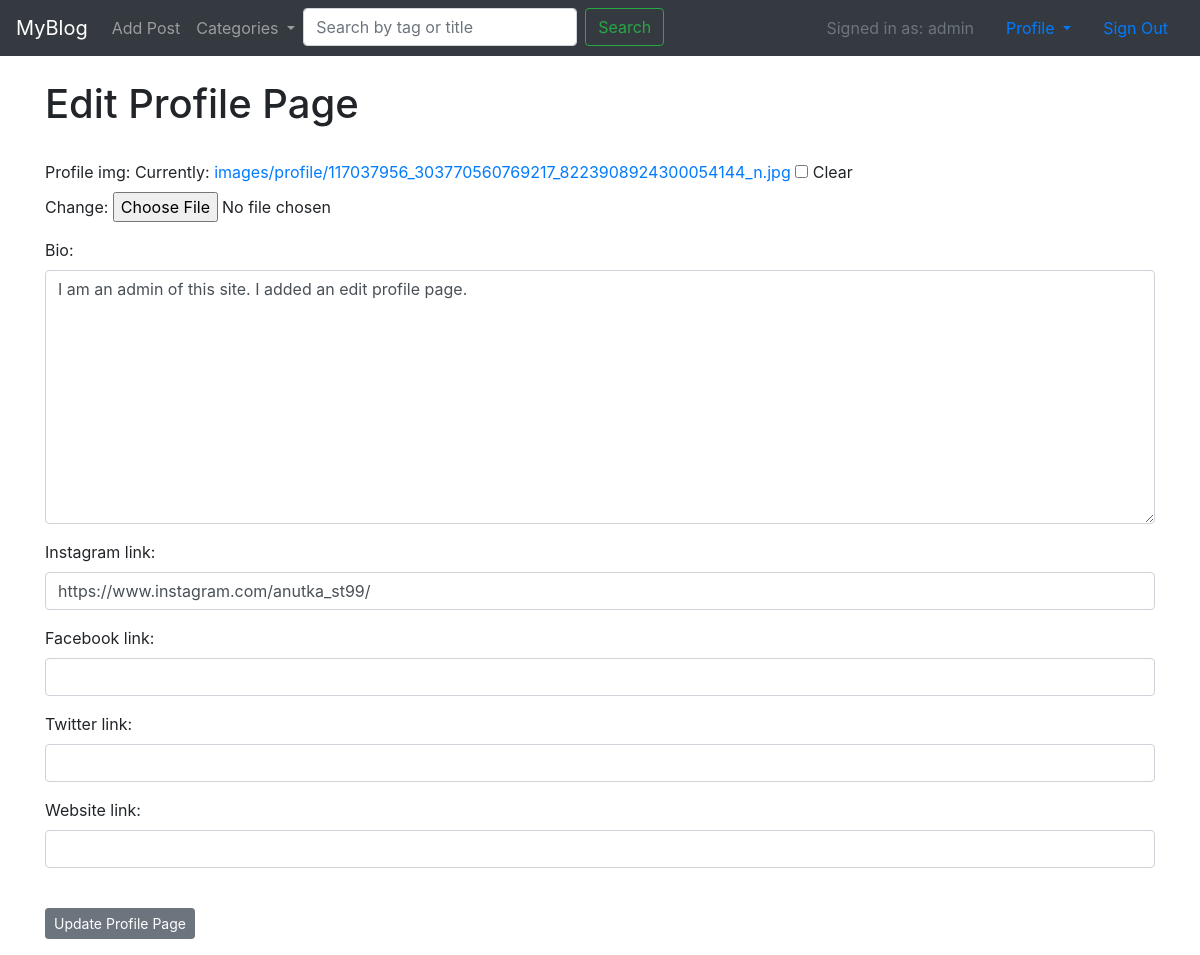
/users/edit_profile/1/ (signed in), run on the app's committed database.
### blog/models.py (models this page shows, shortened)
class UserProfile(models.Model):
    user = models.OneToOneField(User, null=True, on_delete=models.CASCADE)
    bio = models.TextField(max_length=500)
    profile_img = models.ImageField(null=True, blank=True, upload_to='images/profile/')
    instagram_link = models.CharField(max_length=255, null=True, blank=True)
    facebook_link = models.CharField(max_length=255, null=True, blank=True)
    twitter_link = models.CharField(max_length=255, null=True, blank=True)
    website_link = models.CharField(max_length=255, null=True, blank=True)

### users/views.py (the view)
# urls.py: path('edit_profile/<int:pk>/', views.EditProfilePageView.as_view(), name='edit_profile'),
class EditProfilePageView(generic.UpdateView):
    form_class = EditProfilePageForm
    template_name = 'users/edit_profile_page.html'
    success_url = reverse_lazy('blog:index')
    def get_object(self):
        return self.request.user.userprofile

### users/forms.py
class EditProfilePageForm(UserChangeForm):
    password = None
    class Meta:
        model = UserProfile
        fields = ('profile_img', 'bio', 'instagram_link', 'facebook_link', 'twitter_link', 'website_link')
        widgets = {
            'bio': forms.Textarea(attrs={'class': 'form-control'}),
            'instagram_link': forms.TextInput(attrs={'class': 'form-control'}),
            'facebook_link': forms.TextInput(attrs={'class': 'form-control'}),
            'twitter_link': forms.TextInput(attrs={'class': 'form-control'}),
            'website_link': forms.TextInput(attrs={'class': 'form-control'})
        }

### blog/custom_context_processor.py (called while the page is built)
def subject_renderer(request):
    return {
        'cat_menu': Category.objects.all(),
    }

### blog/models.py (called while the page is built)
    def __str__(self):
        return self.name

### users/templates/users/edit_profile_page.html (shortened to what this page needs)
{% extends 'base.html' %}
{% block content %}
        {% if user.is_authenticated and user.id == userprofile.user.id%}
    <h1>Edit Profile Page</h1>
    <br/>
<div class="form-group">
<form method="post" enctype="multipart/form-data">
{{ form.as_p }}
    <br/>
    <button class="btn btn-secondary btn-sm" type='submit'> Update Profile Page </button>
</form>
</div>
   {% else %}
    <p>You are not allowed here!</p>
    {% endif %}
 {% endblock %}

### blog/templates/base.html (shortened to what this page needs)
<!doctype html>
<html lang="en">
  <head>
    <link rel="stylesheet" href="https://cdn.jsdelivr.net/npm/bootstrap@4.5.3/dist/css/bootstrap.min.css">
  </head>
  <body>
  <nav class="navbar navbar-expand-lg navbar-dark bg-dark">
  <a class="navbar-brand" href="{% url 'blog:index' %}">MyBlog</a>
  <div class="collapse navbar-collapse" id="navbarSupportedContent">
    <ul class="navbar-nav mr-auto">
         {% if user.is_authenticated %}
            <li class="nav-item">
             <a class="nav-link" href="{% url 'blog:add_post' %}">Add Post</a>
            </li>
          {% endif %}
    <li class="nav-item dropdown">
       <a class="nav-link dropdown-toggle" href="#" id="navbarDropdown" role="button" data-toggle="dropdown" aria-haspopup="true" aria-expanded="false">
          Categories
        </a>
      </li>
        <li>
            <form action="{% url 'blog:search_by_tag'%}"  class="form-inline my-2 my-lg-0" method="get">
      <input name="tag" class="form-control mr-sm-2" type="search" placeholder="Search by tag or title" aria-label="Search">
      <button class="btn btn-outline-success my-2 my-sm-0" type="submit">Search</button>
    </form>
        </li>
    </ul>
      <ul class="nav justify-content-end">
          {% if user.is_authenticated %}
              <li class="nav-item">
               <a class="nav-link disabled" href="#" tabindex="-1" aria-disabled="true">Signed in as: {{ user.get_username }}</a>
              </li>
               <li class="nav-item dropdown">
       <a class="nav-link dropdown-toggle" href="#" id="navbarDropdown" role="button" data-toggle="dropdown" aria-haspopup="true" aria-expanded="false">
          Profile
        </a>
      </li>
              <li class="nav-item">
                <a class="nav-link" href="{% url 'logout' %}">Sign Out</a>
              </li>
          {% endif %}
      </ul>
  </div>
</nav>
  <br/>
    <div class="container">
    {% block content %}
    {% endblock %}
    </div>
  </body>
</html>

### data on the page
UserProfile: bio "I am an admin of this site. I added an edit profile page.", instagram_link "https://www.instagram.com/anutka_st99/"

### other printed values
{{ user.get_username }} "admin"
